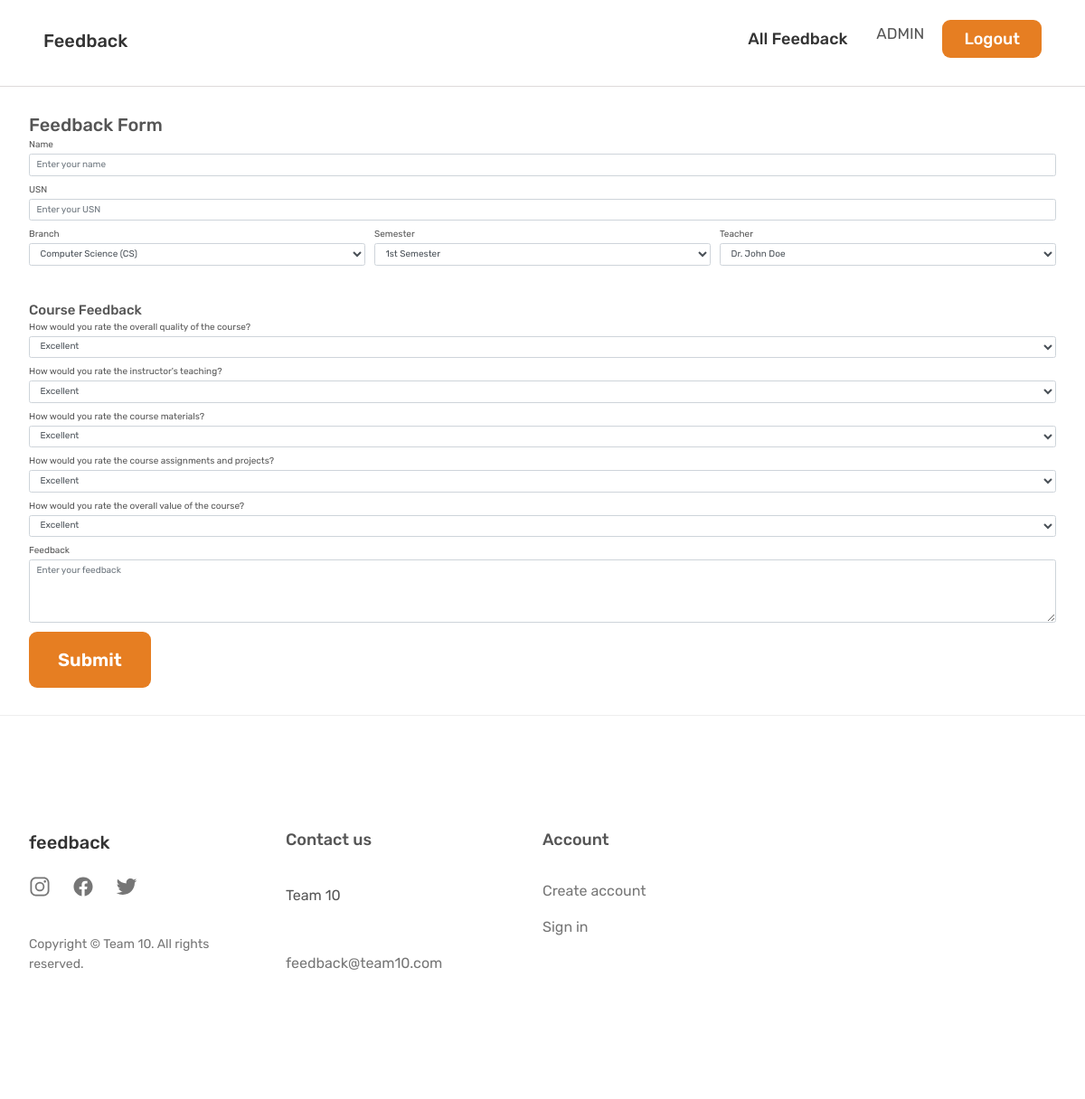
The app's page / (signed in) with its own data.
### feedback/models.py (models this page shows, shortened)
class Question(models.Model):
    question_text = models.CharField(max_length=255)

### Home/views.py (the view)
# urls.py: path('', views.home, name='home'),
@login_required
def home(request):
    question1 = Question.objects.get(pk=1)  # Assuming question 1 has ID 1 in the database
    question2 = Question.objects.get(pk=2)  # Assuming question 2 has ID 2 in the database
    question3 = Question.objects.get(pk=3)  # Assuming question 3 has ID 3 in the database
    question4 = Question.objects.get(pk=4)  # Assuming question 4 has ID 4 in the database
    question5 = Question.objects.get(pk=5)  # Assuming question 5 has ID 5 in the database
    context = {
        'question1': question1,
        'question2': question2,
        'question3': question3,
        'question4': question4,
        'question5': question5,
    }
    return render(request, 'index.html', context)

### Home/templates/index.html (shortened to what this page needs)
{% extends "base.html" %}
{% block content %}
<main class='mt-5 mb-5'>
    <div class="container mt-5">
        <h2>Feedback Form</h2>
        <form method="post" action='{% url "feedback" %}'>
            <div class="form-group">
                <label for="name">Name</label>
                <input type="text" class="form-control" id="name" name="name" placeholder="Enter your name" required>
            </div>
            <div class="form-group">
                <label for="usn">USN</label>
                <input type="text" class="form-control" id="usn" name="usn" placeholder="Enter your USN" required>
            </div>
           <div class="form-row mb-5">
    <div class="form-group col-md-4 ">
        <label for="branch">Branch</label>
        <select class="form-control" id="branch" name="branch">
            <option value="cs">Computer Science (CS)</option>
        </select>
    </div>
    <div class="form-group col-md-4">
        <label for="semester">Semester</label>
        <select class="form-control" id="semester" name="semester">
            <option value="1">1st Semester</option>
        </select>
    </div>
    <div class="form-group col-md-4">
        <label for="teacher">Teacher</label>
        <select class="form-control" id="teacher" name="teacher">
            <option value="teacher1">Dr. John Doe</option>
        </select>
    </div>
</div>
            <h4>Course Feedback</h4>
            <div class="form-group">
                <label for="question1">{{ question1.question_text }}</label>
                <select class="form-control" id="question1" name="question1">
                    <option>Excellent</option>
                </select>
            </div>
            <div class="form-group">
                <label for="question2">{{ question2.question_text }}</label>
                <select class="form-control" id="question2" name="question2">
                    <option>Excellent</option>
                </select>
            </div>
            <div class="form-group">
                <label for="question3">{{ question3.question_text }}</label>
                <select class="form-control" id="question3" name="question3">
                    <option>Excellent</option>
                </select>
            </div>
            <div class="form-group">
                <label for="question4">{{ question4.question_text }}</label>
                <select class="form-control" id="question4" name="question4">
                    <option>Excellent</option>
                </select>
            </div>
            <div class="form-group">
                <label for="question5">{{ question5.question_text }}</label>
                <select class="form-control" id="question5" name="question5">
                    <option>Excellent</option>
                </select>
            </div>
            <div class="form-group">
                <label for="feedback">Feedback</label>
                <textarea class="form-control" id="feedback" name="feedback" rows="4" placeholder="Enter your feedback" required ></textarea>
            </div>
            <button type="submit" class="btn btn-primary">Submit</button>
        </form>
    </div>
</main>
{% endblock content %}

### Home/templates/base.html (shortened to what this page needs)
<!DOCTYPE html>
<html lang="en">
    {% load static %}
  <head>
<link href="https://maxcdn.bootstrapcdn.com/bootstrap/4.5.2/css/bootstrap.min.css" rel="stylesheet">
    <link rel="stylesheet" href="{% static 'Home/css/general.css'%}"/>
    <link rel="stylesheet" href="{% static 'Home/css/base.css'%}" />
  </head>
  <body>
    <header class="header">
      <a href="{% url 'home' %}" class="main-nav-link">
        <h2>Feedback</h2>
      </a>
      <nav class="main-nav">
        <ul class="main-nav-list">
          {% if request.user.is_superuser %}
    <li><a class="main-nav-link" href='{% url "all_feedback" %}'>All Feedback</a></li>
{% endif %}
           {% if request.user.is_authenticated %}
          <li style="display:flex; align-items: center ; justify-content: center;"><p style="margin-right:2rem ; font-size: 1.7rem">{{request.user | upper}}</p><a class="main-nav-link nav-cta" href="{% url "logout" %}">Logout</a></li> {% else %}
          <li><a class="main-nav-link nav-cta" href="{% url "login" %}">Login</a></li>
          {% endif %}
        </ul>
      </nav>
    </header>
    {% block content %}{% endblock content %}
    <footer class="footer">
      <div class="container grid grid--footer">
        <div class="logo-col">
          <a href="#"  class="main-nav-link" style='margin-bottom : 2rem;'>
            <h2>feedback</h2>
          </a>
          <ul class="social-links">
            <li>
              <a class="footer-link" href="#"
                ><ion-icon class="social-icon" name="logo-instagram"></ion-icon
              ></a>
            </li>
            <li>
              <a class="footer-link" href="#"
                ><ion-icon class="social-icon" name="logo-facebook"></ion-icon
              ></a>
            </li>
            <li>
              <a class="footer-link" href="#"
                ><ion-icon class="social-icon" name="logo-twitter"></ion-icon
              ></a>
            </li>
          </ul>
          <p class="copyright">
            Copyright &copy; Team 10. All rights reserved.
          </p>
        </div>
        <div class="address-col">
          <p class="footer-heading">Contact us</p>
          <address class="contacts">
            <p class="address">
              Team 10
            </p>
            <p>
              <br />
              <a class="footer-link" href="mailto:hello@feedback.com"
                >feedback@team10.com</a
              >
            </p>
          </address>
        </div>
        <nav class="nav-col">
          <p class="footer-heading">Account</p>
          <ul class="footer-nav">
            <li><a class="footer-link" href="#">Create account</a></li>
            <li><a class="footer-link" href="#">Sign in</a></li>
          </ul>
        </nav>
      </div>
    </footer>
  </body>
</html>

### Home/static/Home/css/general.css (style rules this page uses)
* { padding: 0; margin: 0; box-sizing: border-box; }
html { font-size: 62.5%; }
body { font-family: "Rubik", sans-serif; line-height: 1; font-weight: 400; color: #555; }
.container { max-width: 120rem; padding: 0 3.2rem; margin: 0 auto; }
.grid { display: grid; column-gap: 6.4rem; row-gap: 9.6rem; }
.btn, .btn:link, .btn:visited { display: inline-block; text-decoration: none; font-size: 2rem; font-weight: 600; padding: 1.6rem 3.2rem; border-radius: 9px; border: none; cursor: pointer; font-family: inherit; background-color: #e67e22; transition: all 0.3s; }

### Home/static/Home/css/base.css (style rules this page uses)
:root { --color-primary: #e67e22; }
.header { position: sticky; top: 0; left: 0; z-index: 100; display: flex; justify-content: space-between; align-items: center; background-color: white; border-bottom: 1px solid #dedada; height: 9.6rem; padding: 0 4.8rem; }
.main-nav-list { list-style: none; display: flex; align-items: center; gap: 3.2rem; }
.main-nav-link:link, .main-nav-link:visited { display: inline-block; text-decoration: none; color: #333; font-weight: 500; font-size: 1.8rem; transition: all 0.3s; }
.main-nav-link.nav-cta:link, .main-nav-link.nav-cta:visited { padding: 1.2rem 2.4rem; border-radius: 9px; color: #fff; background-color: #e67e22; }
.footer { padding: 12.8rem 0; border-top: 1px solid #eee; }
.grid--footer { grid-template-columns: 1.5fr 1.5fr 1fr 1fr 1fr; }
.logo-col { display: flex; flex-direction: column; }
.social-links { list-style: none; display: flex; gap: 2.4rem; }
.social-icon { height: 2.4rem; width: 2.4rem; }
.copyright { font-size: 1.4rem; line-height: 1.6; color: #767676; margin-top: auto; }
.footer-heading { font-size: 1.8rem; font-weight: 500; margin-bottom: 4rem; }
.contacts { font-style: normal; font-size: 1.6rem; line-height: 1.6; }
.address { margin-bottom: 2.4rem; }
.footer-nav { list-style: none; display: flex; flex-direction: column; gap: 2.4rem; }
.footer-link:link, .footer-link:visited { text-decoration: none; font-size: 1.6rem; color: #767676; transition: all 0.3s; }

### records on screen
Question: question_text "How would you rate the overall quality of the course?"
Question: question_text "How would you rate the instructor's teaching?"
Question: question_text "How would you rate the course materials?"
Question: question_text "How would you rate the course assignments and projects?"
Question: question_text "How would you rate the overall value of the course?"

### other values on screen
{{ request.user | upper }} "ADMIN"
